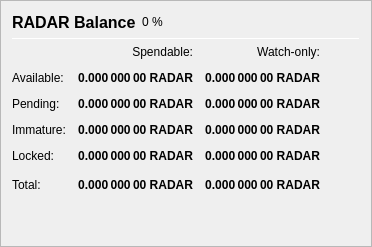
                   <widget class="QFrame" name="frame_Balances">
                    <property name="frameShape">
                     <enum>QFrame::StyledPanel</enum>
                    </property>
                    <property name="frameShadow">
                     <enum>QFrame::Raised</enum>
                    </property>
                    <layout class="QVBoxLayout" name="verticalLayout_4">
                     <item>
                      <layout class="QHBoxLayout" name="horizontalLayout_4">
                       <item>
                        <widget class="QLabel" name="label_5">
                         <property name="minimumSize">
                          <size>
                           <width>0</width>
                           <height>20</height>
                          </size>
                         </property>
                         <property name="font">
                          <font>
                           <pointsize>12</pointsize>
                           <weight>75</weight>
                           <bold>true</bold>
                          </font>
                         </property>
                         <property name="text">
                          <string>RADAR Balance</string>
                         </property>
                        </widget>
                       </item>
                       <item>
                        <widget class="QLabel" name="labelRADARPercent">
                         <property name="text">
                          <string notr="true">0 %</string>
                         </property>
                        </widget>
                       </item>
                       <item>
                        <spacer name="horizontalSpacer_3">
                         <property name="orientation">
                          <enum>Qt::Horizontal</enum>
                         </property>
                         <property name="sizeHint" stdset="0">
                          <size>
                           <width>40</width>
                           <height>20</height>
                          </size>
                         </property>
                        </spacer>
                       </item>
                      </layout>
                     </item>
                     <item>
                      <widget class="Line" name="line_Balance">
                       <property name="minimumSize">
                        <size>
                         <width>0</width>
                         <height>1</height>
                        </size>
                       </property>
                       <property name="maximumSize">
                        <size>
                         <width>16777215</width>
                         <height>1</height>
                        </size>
                       </property>
                       <property name="orientation">
                        <enum>Qt::Horizontal</enum>
                       </property>
                      </widget>
                     </item>
                     <item>
                      <layout class="QGridLayout" name="gridLayout">
                       <property name="spacing">
                        <number>12</number>
                       </property>
                       <item row="0" column="1">
                        <widget class="QLabel" name="labelSpendable">
                         <property name="text">
                          <string>Spendable:</string>
                         </property>
                         <property name="alignment">
                          <set>Qt::AlignRight|Qt::AlignTrailing|Qt::AlignVCenter</set>
                         </property>
                        </widget>
                       </item>
                       <item row="0" column="2">
                        <widget class="QLabel" name="labelWatchonly">
                         <property name="text">
                          <string>Watch-only:</string>
                         </property>
                         <property name="alignment">
                          <set>Qt::AlignRight|Qt::AlignTrailing|Qt::AlignVCenter</set>
                         </property>
                        </widget>
                       </item>
                       <item row="1" column="0">
                        <widget class="QLabel" name="labelBalanceText">
                         <property name="text">
                          <string>Available:</string>
                         </property>
                        </widget>
                       </item>
                       <item row="1" column="1">
                        <widget class="QLabel" name="labelBalance">
                         <property name="font">
                          <font>
                           <weight>75</weight>
                           <bold>true</bold>
                          </font>
                         </property>
                         <property name="cursor">
                          <cursorShape>IBeamCursor</cursorShape>
                         </property>
                         <property name="toolTip">
                          <string>Your current spendable balance</string>
                         </property>
                         <property name="text">
                          <string notr="true">0.000 000 00 RADAR</string>
                         </property>
                         <property name="alignment">
                          <set>Qt::AlignRight|Qt::AlignTrailing|Qt::AlignVCenter</set>
                         </property>
                         <property name="textInteractionFlags">
                          <set>Qt::LinksAccessibleByMouse|Qt::TextSelectableByKeyboard|Qt::TextSelectableByMouse</set>
                         </property>
                        </widget>
                       </item>
                       <item row="1" column="2">
                        <widget class="QLabel" name="labelWatchAvailable">
                         <property name="font">
                          <font>
                           <weight>75</weight>
                           <bold>true</bold>
                          </font>
                         </property>
                         <property name="cursor">
                          <cursorShape>IBeamCursor</cursorShape>
                         </property>
                         <property name="toolTip">
                          <string>Your current balance in watch-only addresses</string>
                         </property>
                         <property name="text">
                          <string notr="true">0.000 000 00 RADAR</string>
                         </property>
                         <property name="alignment">
                          <set>Qt::AlignRight|Qt::AlignTrailing|Qt::AlignVCenter</set>
                         </property>
                         <property name="textInteractionFlags">
                          <set>Qt::LinksAccessibleByMouse|Qt::TextSelectableByKeyboard|Qt::TextSelectableByMouse</set>
                         </property>
                        </widget>
                       </item>
                       <item row="2" column="0">
                        <widget class="QLabel" name="labelPendingText">
                         <property name="text">
                          <string>Pending:</string>
                         </property>
                        </widget>
                       </item>
                       <item row="2" column="1">
                        <widget class="QLabel" name="labelUnconfirmed">
                         <property name="font">
                          <font>
                           <weight>75</weight>
                           <bold>true</bold>
                          </font>
                         </property>
                         <property name="cursor">
                          <cursorShape>IBeamCursor</cursorShape>
                         </property>
                         <property name="toolTip">
                          <string>Total of transactions that have yet to be confirmed, and do not yet count toward the spendable balance</string>
                         </property>
                         <property name="text">
                          <string notr="true">0.000 000 00 RADAR</string>
                         </property>
                         <property name="alignment">
                          <set>Qt::AlignRight|Qt::AlignTrailing|Qt::AlignVCenter</set>
                         </property>
                         <property name="textInteractionFlags">
                          <set>Qt::LinksAccessibleByMouse|Qt::TextSelectableByKeyboard|Qt::TextSelectableByMouse</set>
                         </property>
                        </widget>
                       </item>
                       <item row="2" column="2">
                        <widget class="QLabel" name="labelWatchPending">
                         <property name="font">
                          <font>
                           <weight>75</weight>
                           <bold>true</bold>
                          </font>
                         </property>
                         <property name="cursor">
                          <cursorShape>IBeamCursor</cursorShape>
                         </property>
                         <property name="toolTip">
                          <string>Unconfirmed transactions to watch-only addresses</string>
                         </property>
                         <property name="text">
                          <string notr="true">0.000 000 00 RADAR</string>
                         </property>
                         <property name="alignment">
                          <set>Qt::AlignRight|Qt::AlignTrailing|Qt::AlignVCenter</set>
                         </property>
                         <property name="textInteractionFlags">
                          <set>Qt::LinksAccessibleByMouse|Qt::TextSelectableByKeyboard|Qt::TextSelectableByMouse</set>
                         </property>
                        </widget>
                       </item>
                       <item row="3" column="0">
                        <widget class="QLabel" name="labelImmatureText">
                         <property name="text">
                          <string>Immature:</string>
                         </property>
                        </widget>
                       </item>
                       <item row="3" column="1">
                        <widget class="QLabel" name="labelImmature">
                         <property name="font">
                          <font>
                           <weight>75</weight>
                           <bold>true</bold>
                          </font>
                         </property>
                         <property name="cursor">
                          <cursorShape>IBeamCursor</cursorShape>
                         </property>
                         <property name="toolTip">
                          <string>Staked or masternode rewards that has not yet matured</string>
                         </property>
                         <property name="text">
                          <string notr="true">0.000 000 00 RADAR</string>
                         </property>
                         <property name="alignment">
                          <set>Qt::AlignRight|Qt::AlignTrailing|Qt::AlignVCenter</set>
                         </property>
                         <property name="textInteractionFlags">
                          <set>Qt::LinksAccessibleByMouse|Qt::TextSelectableByKeyboard|Qt::TextSelectableByMouse</set>
                         </property>
                        </widget>
                       </item>
                       <item row="3" column="2">
                        <widget class="QLabel" name="labelWatchImmature">
                         <property name="font">
                          <font>
                           <weight>75</weight>
                           <bold>true</bold>
                          </font>
                         </property>
                         <property name="cursor">
                          <cursorShape>IBeamCursor</cursorShape>
                         </property>
                         <property name="toolTip">
                          <string>Staked or masternode rewards in watch-only addresses that has not yet matured</string>
                         </property>
                         <property name="text">
                          <string notr="true">0.000 000 00 RADAR</string>
                         </property>
                         <property name="alignment">
                          <set>Qt::AlignRight|Qt::AlignTrailing|Qt::AlignVCenter</set>
                         </property>
                         <property name="textInteractionFlags">
                          <set>Qt::LinksAccessibleByMouse|Qt::TextSelectableByKeyboard|Qt::TextSelectableByMouse</set>
                         </property>
                        </widget>
                       </item>
                       <item row="4" column="0">
                        <widget class="QLabel" name="labelLockedBalanceText">
                         <property name="toolTip">
                          <string>Locked RADAR or Masternode collaterals. These are excluded from zRADAR minting.</string>
                         </property>
                         <property name="text">
                          <string>Locked:</string>
                         </property>
                        </widget>
                       </item>
                       <item row="4" column="1">
                        <widget class="QLabel" name="labelLockedBalance">
                         <property name="font">
                          <font>
                           <weight>75</weight>
                           <bold>true</bold>
                          </font>
                         </property>
                         <property name="cursor">
                          <cursorShape>IBeamCursor</cursorShape>
                         </property>
                         <property name="toolTip">
                          <string>Locked RADAR or Masternode collaterals. These are excluded from zRADAR minting.</string>
                         </property>
                         <property name="text">
                          <string notr="true">0.000 000 00 RADAR</string>
                         </property>
                         <property name="alignment">
                          <set>Qt::AlignRight|Qt::AlignTrailing|Qt::AlignVCenter</set>
                         </property>
                         <property name="textInteractionFlags">
                          <set>Qt::LinksAccessibleByMouse|Qt::TextSelectableByKeyboard|Qt::TextSelectableByMouse</set>
                         </property>
                        </widget>
                       </item>
                       <item row="4" column="2">
                        <widget class="QLabel" name="labelWatchLocked">
                         <property name="font">
                          <font>
                           <weight>75</weight>
                           <bold>true</bold>
                          </font>
                         </property>
                         <property name="cursor">
                          <cursorShape>IBeamCursor</cursorShape>
                         </property>
                         <property name="toolTip">
                          <string>Current locked balance in watch-only addresses</string>
                         </property>
                         <property name="text">
                          <string notr="true">0.000 000 00 RADAR</string>
                         </property>
                         <property name="alignment">
                          <set>Qt::AlignRight|Qt::AlignTrailing|Qt::AlignVCenter</set>
                         </property>
                         <property name="textInteractionFlags">
                          <set>Qt::LinksAccessibleByMouse|Qt::TextSelectableByKeyboard|Qt::TextSelectableByMouse</set>
                         </property>
                        </widget>
                       </item>
                       <item row="5" column="0">
                        <widget class="QLabel" name="labelTotalText">
                         <property name="toolTip">
                          <string>Your current Radarcoin balance, unconfirmed and immature transactions included</string>
                         </property>
                         <property name="text">
                          <string>Total:</string>
                         </property>
                        </widget>
                       </item>
                       <item row="5" column="1">
                        <widget class="QLabel" name="labelTotal">
                         <property name="font">
                          <font>
                           <weight>75</weight>
                           <bold>true</bold>
                          </font>
                         </property>
                         <property name="cursor">
                          <cursorShape>IBeamCursor</cursorShape>
                         </property>
                         <property name="toolTip">
                          <string>Your current Radarcoin balance, unconfirmed and immature transactions included</string>
                         </property>
                         <property name="text">
                          <string notr="true">0.000 000 00 RADAR</string>
                         </property>
                         <property name="alignment">
                          <set>Qt::AlignRight|Qt::AlignTrailing|Qt::AlignVCenter</set>
                         </property>
                         <property name="textInteractionFlags">
                          <set>Qt::LinksAccessibleByMouse|Qt::TextSelectableByKeyboard|Qt::TextSelectableByMouse</set>
                         </property>
                        </widget>
                       </item>
                       <item row="5" column="2">
                        <widget class="QLabel" name="labelWatchTotal">
                         <property name="font">
                          <font>
                           <weight>75</weight>
                           <bold>true</bold>
                          </font>
                         </property>
                         <property name="cursor">
                          <cursorShape>IBeamCursor</cursorShape>
                         </property>
                         <property name="toolTip">
                          <string>Current total balance in watch-only addresses</string>
                         </property>
                         <property name="text">
                          <string notr="true">0.000 000 00 RADAR</string>
                         </property>
                         <property name="alignment">
                          <set>Qt::AlignRight|Qt::AlignTrailing|Qt::AlignVCenter</set>
                         </property>
                         <property name="textInteractionFlags">
                          <set>Qt::LinksAccessibleByMouse|Qt::TextSelectableByKeyboard|Qt::TextSelectableByMouse</set>
                         </property>
                        </widget>
                       </item>
                       <item row="5" column="3">
                        <spacer name="horizontalSpacer_9">
                         <property name="orientation">
                          <enum>Qt::Horizontal</enum>
                         </property>
                         <property name="sizeHint" stdset="0">
                          <size>
                           <width>40</width>
                           <height>20</height>
                          </size>
                         </property>
                        </spacer>
                       </item>
                      </layout>
                     </item>
                     <item>
                      <spacer name="verticalSpacer_3">
                       <property name="orientation">
                        <enum>Qt::Vertical</enum>
                       </property>
                       <property name="sizeHint" stdset="0">
                        <size>
                         <width>20</width>
                         <height>40</height>
                        </size>
                       </property>
                      </spacer>
                     </item>
                    </layout>
                   </widget>
